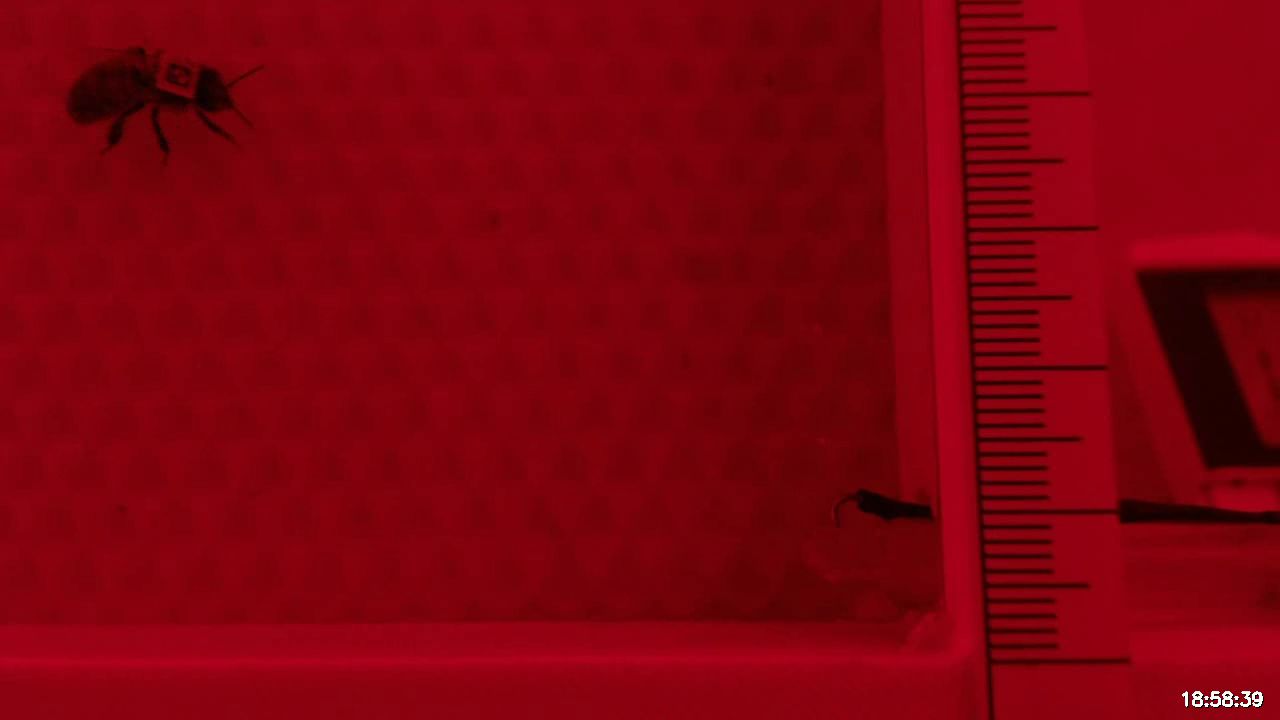
#> input picture frame 50 of NewFeederCode/feed_clip_0001.mp4, 1280 x 720 px
$ python EdgeDetection.py
#> lines starting #> are read from the running program, lines starting #| are printed output that depends on the picture; after the words box and inside, x2 and y2 are one past the last pixel; in counts of white or black regions, pixels touching at a corner belong together
import cv2
import numpy as np

# 1. Load your video
cap = cv2.VideoCapture("feed_clip_0001.mp4")

w, h = 500, 350

# --- WINDOW SETUP ---
def create_win(name, x, y, w=500, h=350):
    cv2.namedWindow(name, cv2.WINDOW_NORMAL)
    cv2.resizeWindow(name, w, h)
    cv2.moveWindow(name, x, y)

create_win("0. Controls", 0, 0, 300, 450)
create_win("1. Original", w, 0)
create_win("2. GrayBlurred", 2*w, 0)
create_win("3. Canny Edges", 3*w, 0)
create_win("4. Closed (Solid)", 2*w, h)

def nothing(x): pass

# Canny uses two thresholds to decide what is a "strong" edge and a "weak" edge
cv2.createTrackbar("Threshold 1", "0. Controls", 50, 255, nothing)
cv2.createTrackbar("Threshold 2", "0. Controls", 150, 255, nothing)

# We need a bigger Close Kernel to bridge the gaps between edges
cv2.createTrackbar("Close K", "0. Controls", 5, 30, nothing)
cv2.createTrackbar("Close P", "0. Controls", 2, 10, nothing)

while True:
    ret, frame = cap.read()
#> frame is the input picture: shape (720, 1280, 3); mean B, G, R 12.8, 1.5, 127
    if not ret:
        cap.set(cv2.CAP_PROP_POS_FRAMES, 0)
        continue

    # 1. Preprocess
    gray = cv2.cvtColor(frame, cv2.COLOR_BGR2GRAY)
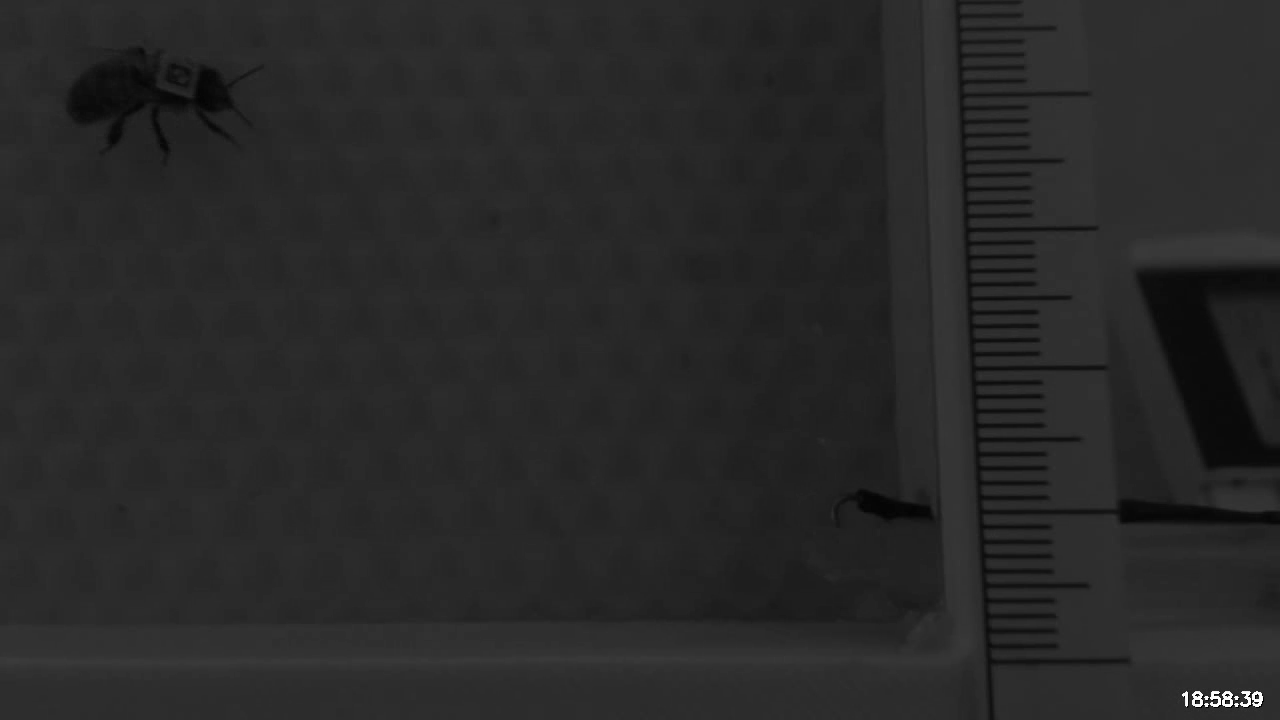
#> gray: shape (720, 1280); min 0, max 255, mean 40.3
    blur = cv2.GaussianBlur(gray, (7, 7), 0)

    # 2. Get GUI Variables
    t1 = cv2.getTrackbarPos("Threshold 1", "0. Controls")
    t2 = cv2.getTrackbarPos("Threshold 2", "0. Controls")
    cl_k = cv2.getTrackbarPos("Close K", "0. Controls") or 1
    cl_p = cv2.getTrackbarPos("Close P", "0. Controls")

    # 3. Canny Edge Detection
    edges = cv2.Canny(blur, t1, t2)
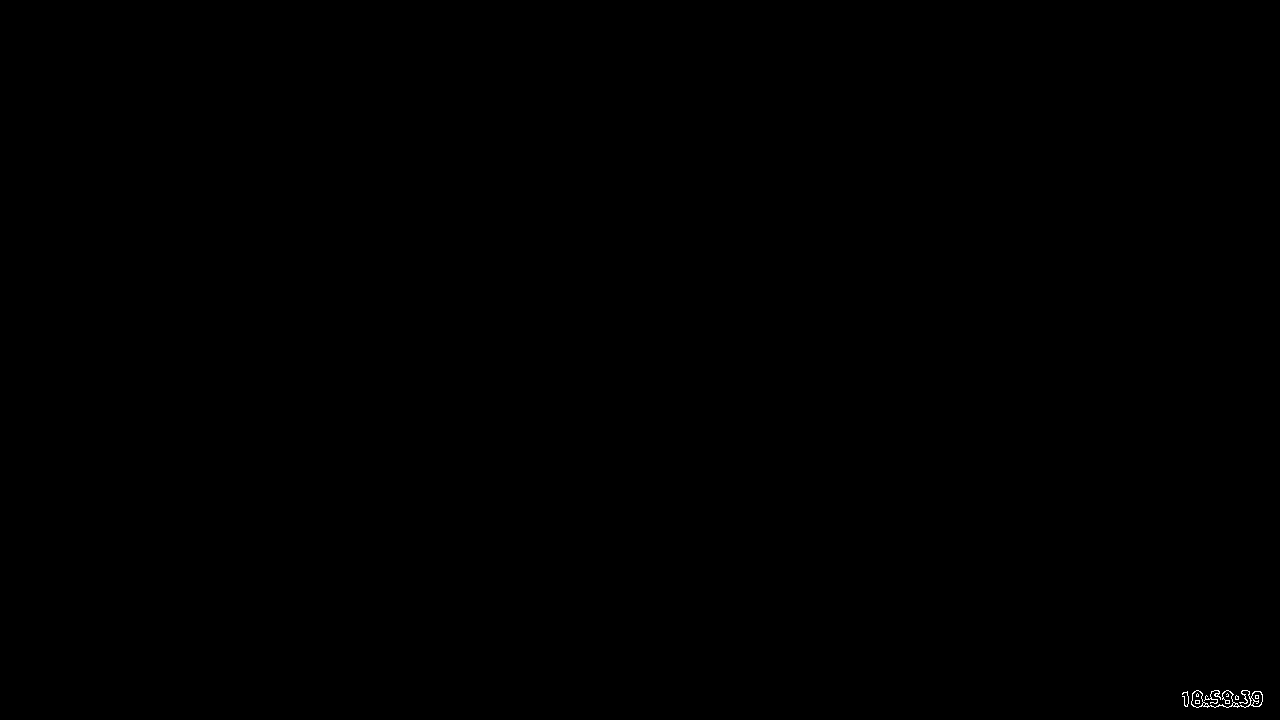
#> edges: shape (720, 1280); 0.05% white in thin lines or dots, all inside (x1, y1, x2, y2) = (1182, 690, 1263, 708)

    # 4. Fill the outline (Closing)
    # We use a solid kernel to turn the outline into a solid shape
    kernel_cl = np.ones((cl_k, cl_k), np.uint8)
    closed = cv2.morphologyEx(edges, cv2.MORPH_CLOSE, kernel_cl, iterations=cl_p)
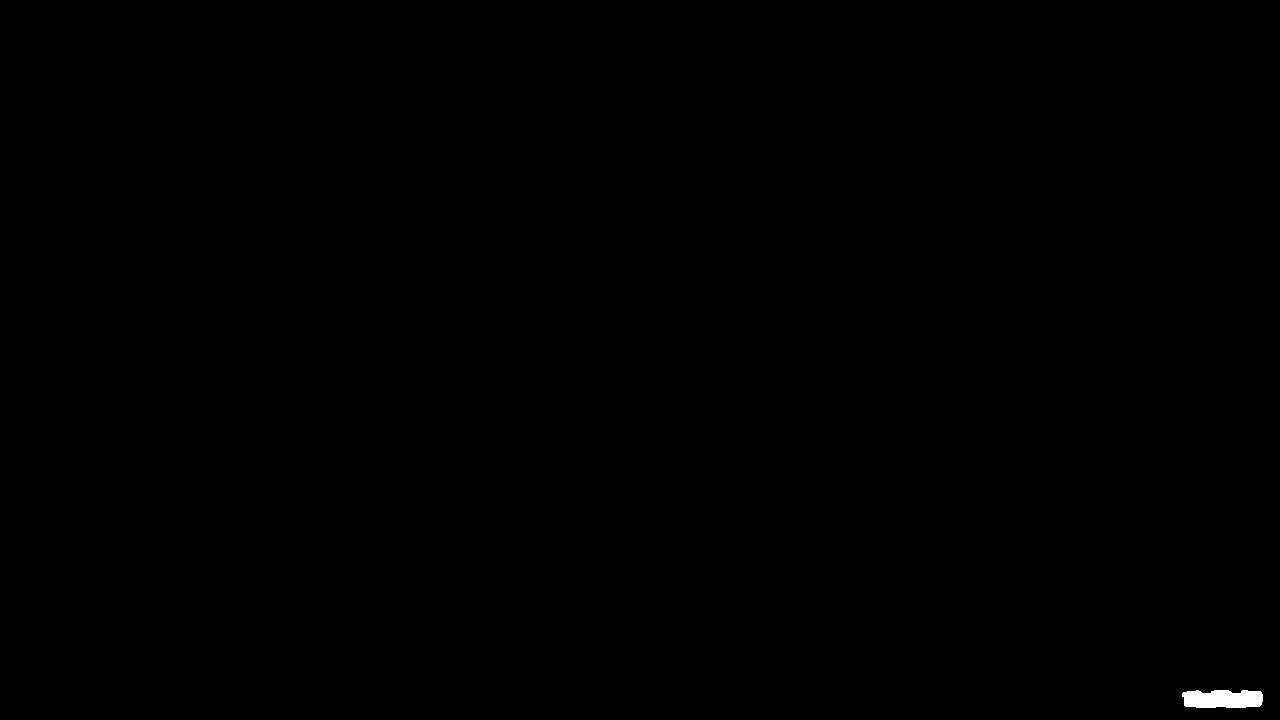
#> closed: shape (720, 1280); 0.14% white; 1 white region, box (x1, y1, x2, y2) and area: (1182, 690, 1263, 708) 1283

    # 5. Show Results
    cv2.imshow("1. Original", frame)
    cv2.imshow("2. GrayBlurred", blur)
    cv2.imshow("3. Canny Edges", edges)
    cv2.imshow("4. Closed (Solid)", closed)

    key = cv2.waitKey(30) & 0xFF
#> (key q is pressed here)
    if key == ord('q'):
        break
    elif key == 32:
        cap.set(cv2.CAP_PROP_POS_FRAMES, 0)

cap.release()
cv2.destroyAllWindows()

$ run again, starting later in the video
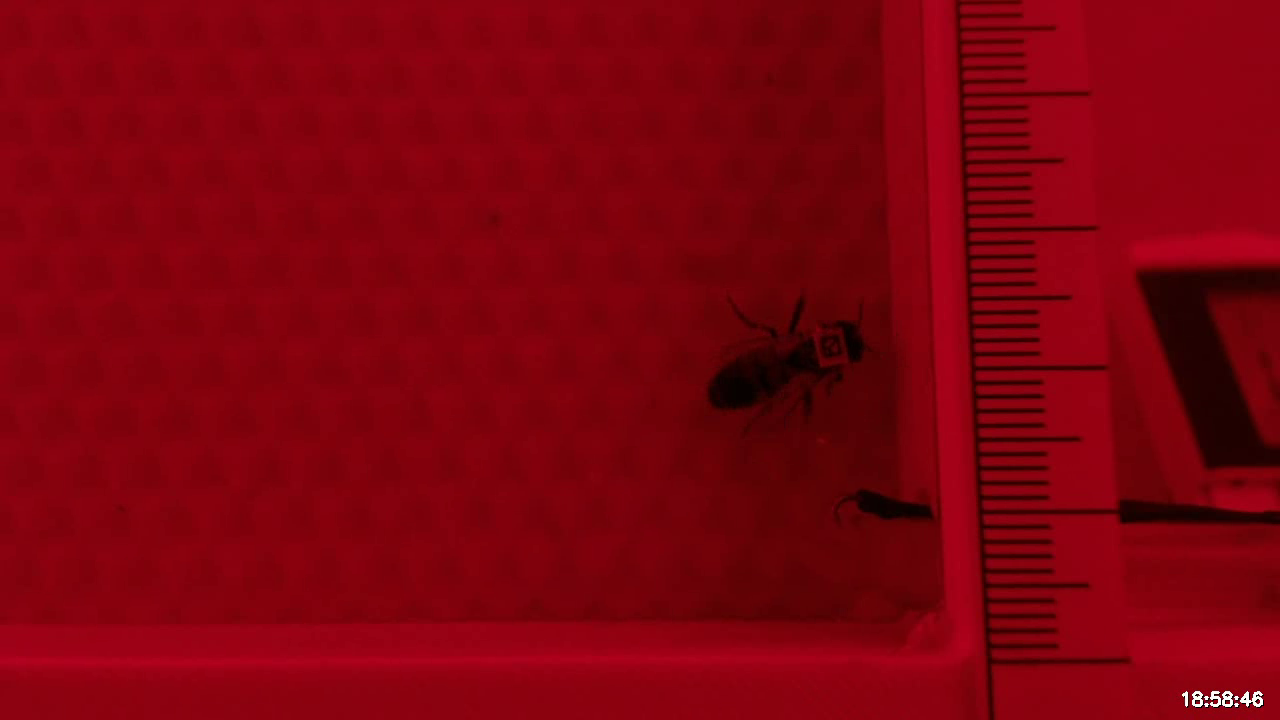
#> input picture frame 228 of NewFeederCode/feed_clip_0001.mp4, 1280 x 720 px
#> frame is the input picture: shape (720, 1280, 3); mean B, G, R 12.9, 1.5, 126.8
#> `gray = cv2.cvtColor(frame, cv2.COLOR_BGR2GRAY)`:
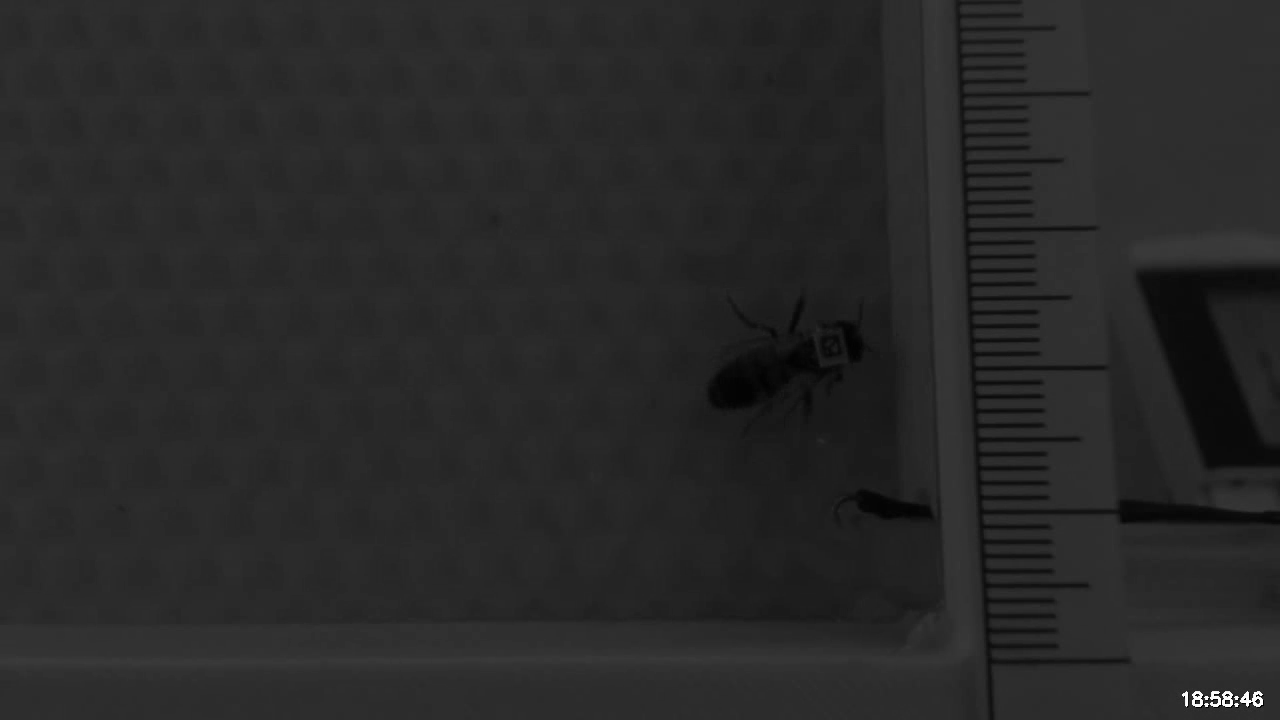
#> gray: shape (720, 1280); min 0, max 255, mean 40.2
#> edges: shape (720, 1280); 0.05% white in thin lines or dots, all inside (x1, y1, x2, y2) = (1182, 690, 1264, 708)
#> closed: shape (720, 1280); 0.13% white; 1 white region, box (x1, y1, x2, y2) and area: (1182, 690, 1264, 708) 1232

$ run again, starting later in the video
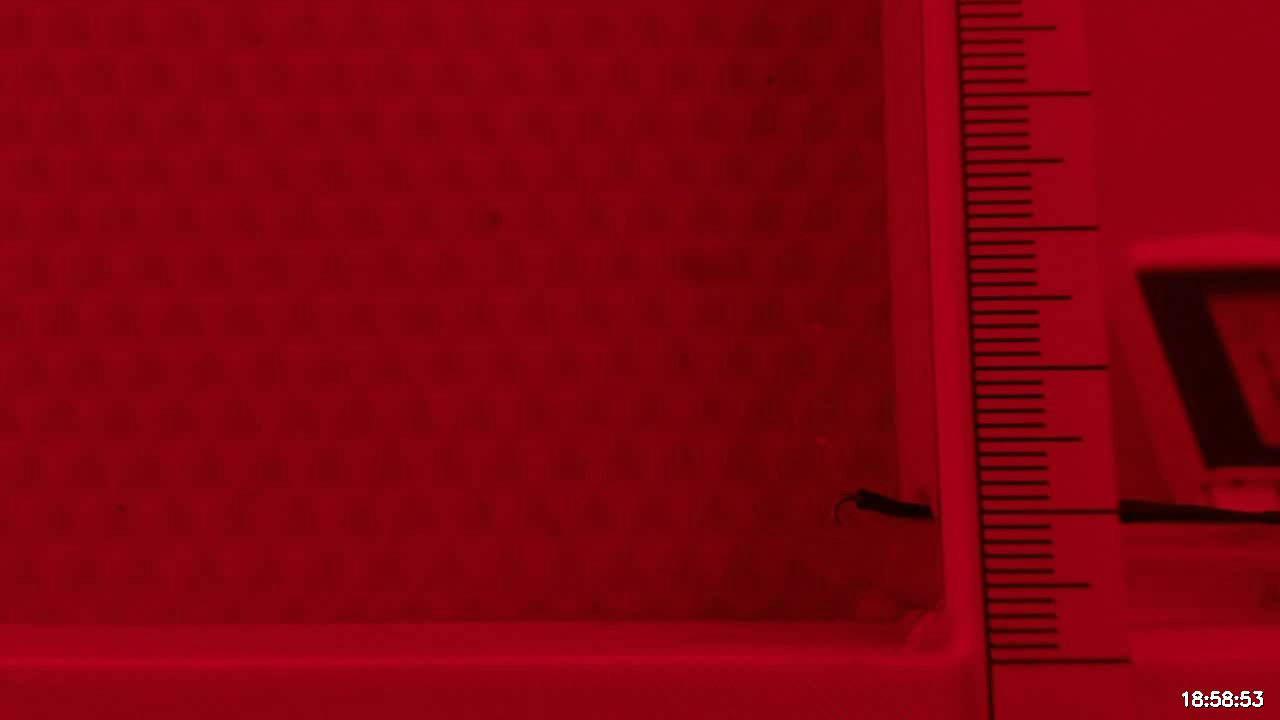
#> input picture frame 405 of NewFeederCode/feed_clip_0001.mp4, 1280 x 720 px
#> frame is the input picture: shape (720, 1280, 3); mean B, G, R 13.2, 1.5, 128.8
#> `gray = cv2.cvtColor(frame, cv2.COLOR_BGR2GRAY)`:
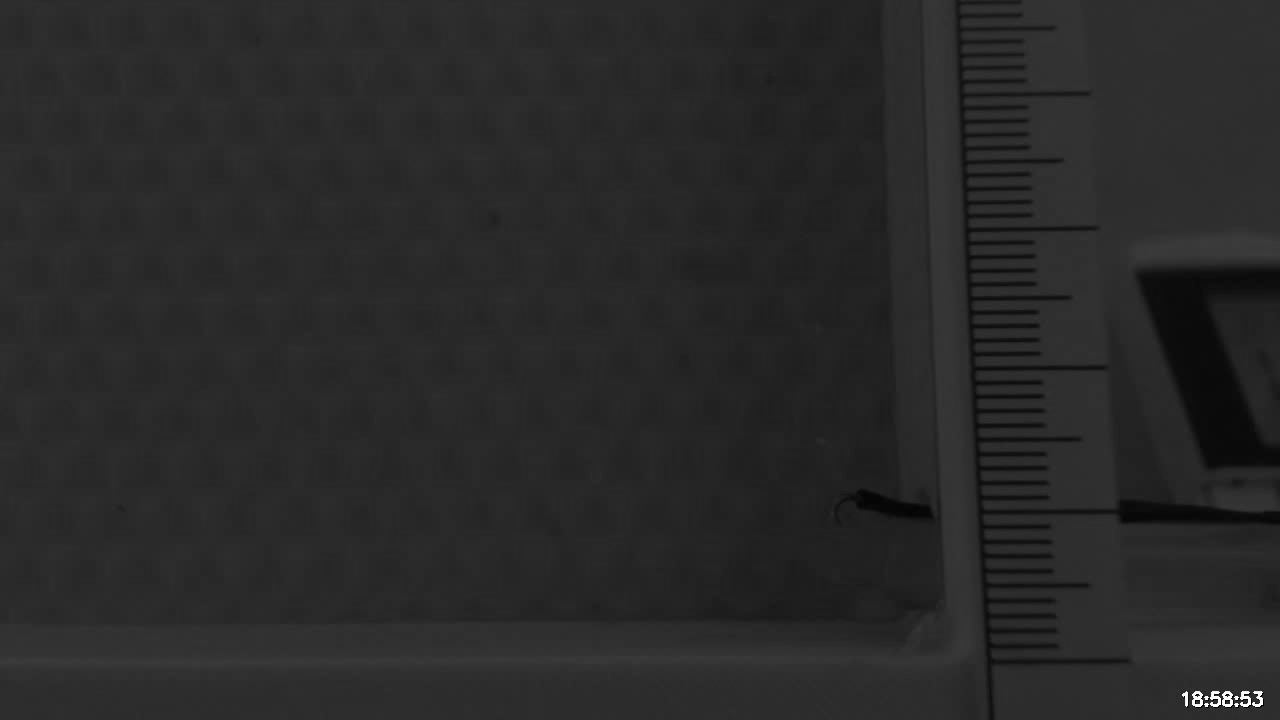
#> gray: shape (720, 1280); min 0, max 255, mean 40.9
#> edges: shape (720, 1280); 0.05% white in thin lines or dots, all inside (x1, y1, x2, y2) = (1182, 690, 1264, 708)
#> closed: shape (720, 1280); 0.14% white; 1 white region, box (x1, y1, x2, y2) and area: (1182, 690, 1264, 708) 1286
